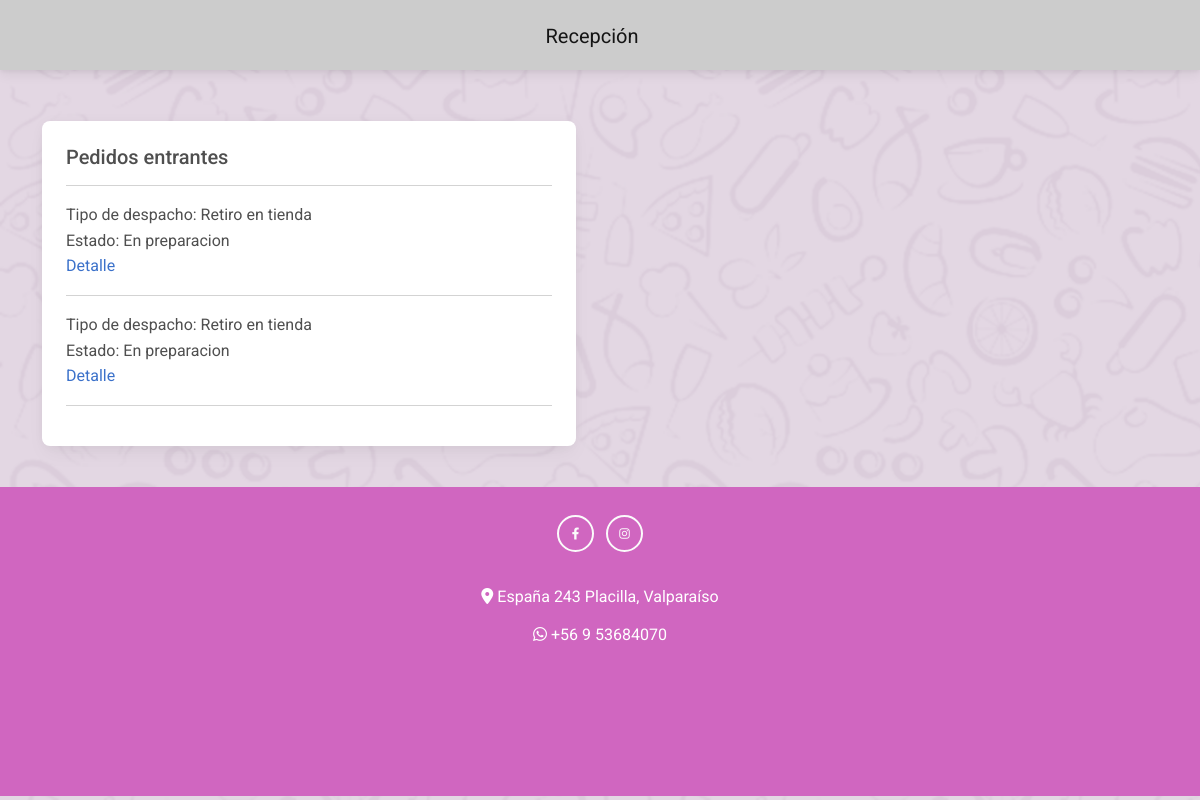
Page /recepcion on the earlier database version.
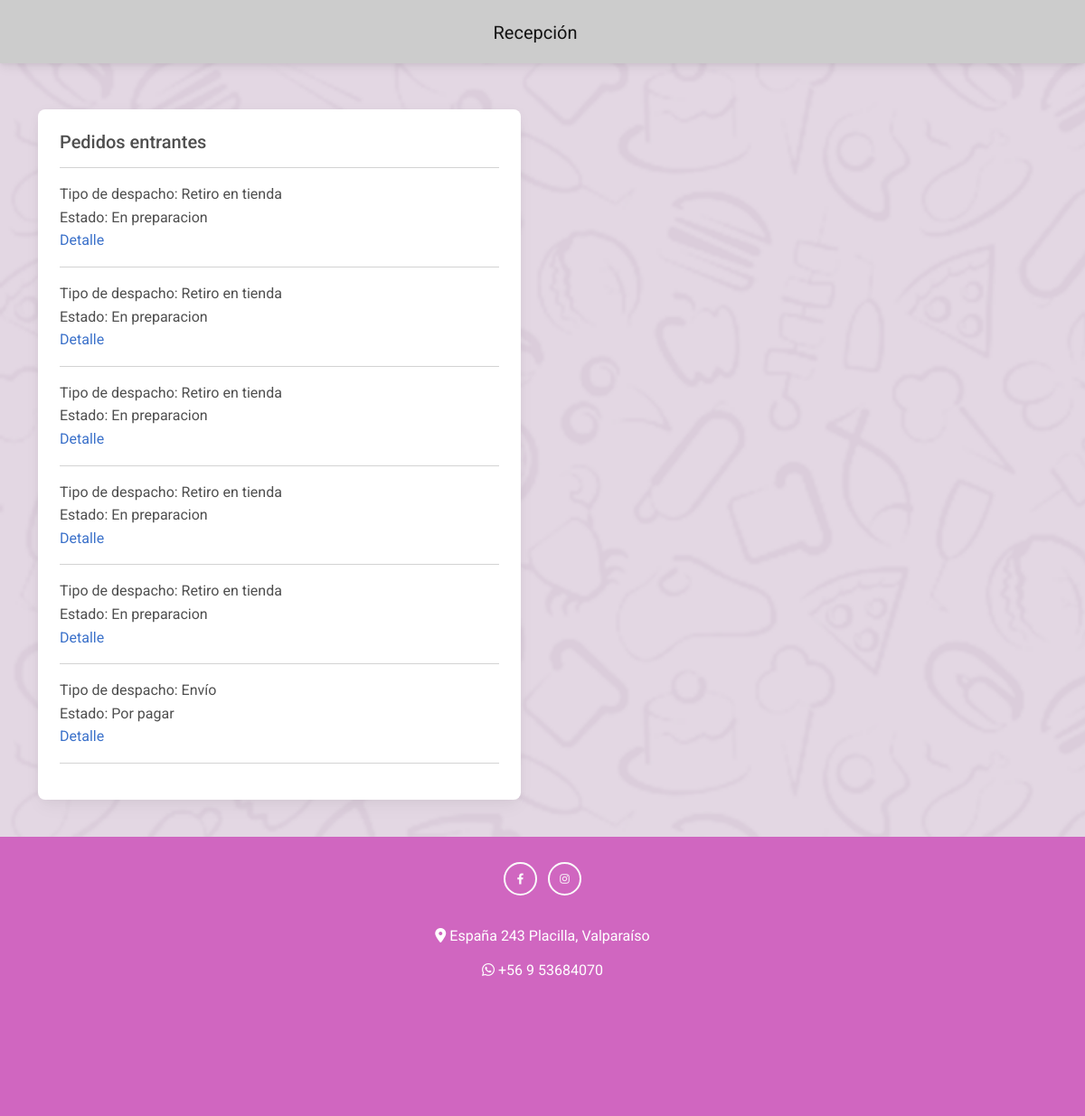
Same page on the later database version.
### core/models.py (models this page shows)
class ORDEN_PEDIDO(models.Model):
    id =  models.IntegerField( primary_key=True )
    fecha = models.DateTimeField( auto_now_add=True )
    nombre_cliente = models.CharField( max_length=100 )
    ubicacion = models.CharField( max_length=100 )
    tipo_pago =  models.ForeignKey( TIPO_PAGO,on_delete=models.CASCADE )
    tipo_despacho = models.ForeignKey( TIPO_DESPACHO,on_delete=models.CASCADE )
    descripcion = models.CharField(max_length=500,null=True)
    status = models.ForeignKey( STATUS,on_delete=models.CASCADE )

class TIPO_DESPACHO(models.Model):
    id = models.CharField(max_length=6 ,primary_key=True )
    Tnombre =  models.CharField(max_length=50 ,verbose_name='nombre')

class STATUS(models.Model):
    id = models.IntegerField( primary_key=True )
    tipo_estado =  models.CharField( max_length=50 )

### core/views.py (the view)
# urls.py: path("recepcion", viewVendedor, name="viewVendedor"),
def viewVendedor(request):
    ordenes = ORDEN_PEDIDO.objects.exclude(status = 1)
    context = {
        'orders': ordenes
    }
    return render(request,'core/Crud/Vendedor/VenView.html',context)

### core/context_processor.py (called while the page is built)
def importe_total_carro(request):
    total=0
    if 'carro' in request.session:
        for key, value in request.session["carro"].items():
            total += int(value["acumulado"])
    return {'importe_total_carro':total}

def counter(request):
    cart_count = 0
    if 'carro' in request.session:
        for key, value in request.session["carro"].items():
            cart_count +=  int(value["cantidad"])
    return dict(cart_count=cart_count)

### core/templates/core/Crud/Vendedor/VenView.html (shortened to what this page needs)
<!DOCTYPE html>
<html lang="en">
{% load static %}
<head>
    <link rel="stylesheet" href="{% static 'core/css/styles.css' %}">
    <link href="https://cdnjs.cloudflare.com/ajax/libs/font-awesome/6.0.0/css/all.min.css" rel="stylesheet" />
    <link href="https://cdnjs.cloudflare.com/ajax/libs/mdb-ui-kit/6.2.0/mdb.min.css" rel="stylesheet" />
</head>
<header>
    <nav class="navbar">
        <div class="container d-flex justify-content-center">
            <a class="navbar-brand" href="#">Recepción</a>
        </div>
    </nav>
</header>
<br>
<br>
<body>
    <div class="container">
        <div class="row">
            <div class="col-md-6">
                <div class="card">
                    <div class="card-body">
                        <h5 class="card-title">Pedidos entrantes</h5>
                        <hr>
                        {% for i in orders %}
                        <div class="card-text">
                            <label for="">Tipo de despacho: {{ i.tipo_despacho.Tnombre }}</label>
                            <br>
                            <label for="">Estado: {{ i.status.tipo_estado }}</label>
                            <br>
                            <a href="{% url 'detalleOrder' i.id %}">Detalle</a>
                            <hr>
                        </div>
                        {% endfor %}
                    </div>
                </div>
            </div>
            <div class="col-md-6">
            </div>
        </div>
    </div>
<br>
    <footer class="footer text-center text-white mt-3">
        <div class="container p-4 pb-0">
            <div class="mb-4">
                <a class="btn btn-outline-light btn-floating m-1" href="#!" target="_blank" role="button"><i
                        class="fab fa-facebook-f"></i></a>
                <a class="btn btn-outline-light btn-floating m-1" href="https://www.instagram.com/caprichosas_cafe/"
                    target="_blank" role="button"><i class="fab fa-instagram"></i></a>
            </div>
        </div>
        <div class="text-center p-1">
            <i class="fas fa-location-dot"></i> España 243 Placilla, Valparaíso
        </div>
        <div class="wanumber text-center p-2">
            <i class="fab fa-whatsapp"></i> +56 9 53684070
        </div>
    </footer>
</body>
</html>

Differences in the rows shown:
added ORDEN_PEDIDO: tipo_despacho.Tnombre "Retiro en tienda", status.tipo_estado "En preparacion"
added ORDEN_PEDIDO: tipo_despacho.Tnombre "Retiro en tienda", status.tipo_estado "En preparacion"
added ORDEN_PEDIDO: tipo_despacho.Tnombre "Retiro en tienda", status.tipo_estado "En preparacion"
added ORDEN_PEDIDO: tipo_despacho.Tnombre "Envío", status.tipo_estado "Por pagar"
